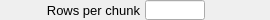
    <widget class="PyDMFrame" name="composite_6">
      <property name="geometry">
        <rect>
          <x>105</x>
          <y>580</y>
          <width>270</width>
          <height>20</height>
        </rect>
      </property>
      <widget class="QLabel" name="text_3">
        <property name="geometry">
          <rect>
            <x>0</x>
            <y>0</y>
            <width>140</width>
            <height>20</height>
          </rect>
        </property>
        <property name="text">
          <string>Rows per chunk</string>
        </property>
        <property name="font" stdset="0">
          <font>
            <pointsize>10</pointsize>
          </font>
        </property>
        <property name="brush" stdset="0">
          <brush brushstyle="SolidPattern">
            <color alpha="255">
              <red>0</red>
              <green>0</green>
              <blue>0</blue>
            </color>
          </brush>
        </property>
        <property name="toolTip">
          <string>text_3</string>
        </property>
        <property name="alignment">
          <set>Qt::AlignRight|Qt::AlignTrailing|Qt::AlignVCenter</set>
        </property>
        <property name="styleSheet">
          <string notr="true">QLabel#text_3 {
  color: rgb(0, 0, 0);
  }</string>
        </property>
      </widget>
      <widget class="PyDMLineEdit" name="text_entry_1">
        <property name="geometry">
          <rect>
            <x>145</x>
            <y>0</y>
            <width>60</width>
            <height>20</height>
          </rect>
        </property>
        <property name="channel" stdset="0">
          <string>ca://${prefix}NumRowChunks</string>
        </property>
        <property name="toolTip">
          <string>${prefix}NumRowChunks</string>
        </property>
        <property name="font" stdset="0">
          <font>
            <pointsize>10</pointsize>
          </font>
        </property>
        <property name="styleSheet">
          <string notr="true">PyDMLineEdit#text_entry_1 {
  color: rgb(0, 0, 0);
  background-color: rgb(115, 223, 255);
  border: 1px solid black;
  margin: 0px;
  padding: 0px;
  spacing: 0px;
  }</string>
        </property>
      </widget>
      <widget class="PyDMLabel" name="text_update_3">
        <property name="geometry">
          <rect>
            <x>210</x>
            <y>1</y>
            <width>60</width>
            <height>18</height>
          </rect>
        </property>
        <property name="toolTip">
          <string>PV: ${prefix}NumRowChunks_RBV</string>
        </property>
        <property name="channel" stdset="0">
          <string>ca://${prefix}NumRowChunks_RBV</string>
        </property>
        <property name="font" stdset="0">
          <font>
            <pointsize>10</pointsize>
          </font>
        </property>
        <property name="alignment">
          <set>Qt::AlignLeading|Qt::AlignLeft|Qt::AlignVCenter</set>
        </property>
        <property name="textInteractionFlags">
          <set>Qt::TextSelectableByKeyboard|Qt::TextSelectableByMouse</set>
        </property>
        <property name="styleSheet">
          <string notr="true">PyDMLabel#text_update_3 {
  color: rgb(10, 0, 184);
  background-color: rgb(187, 187, 187);
  }</string>
        </property>
      </widget>
    </widget>
